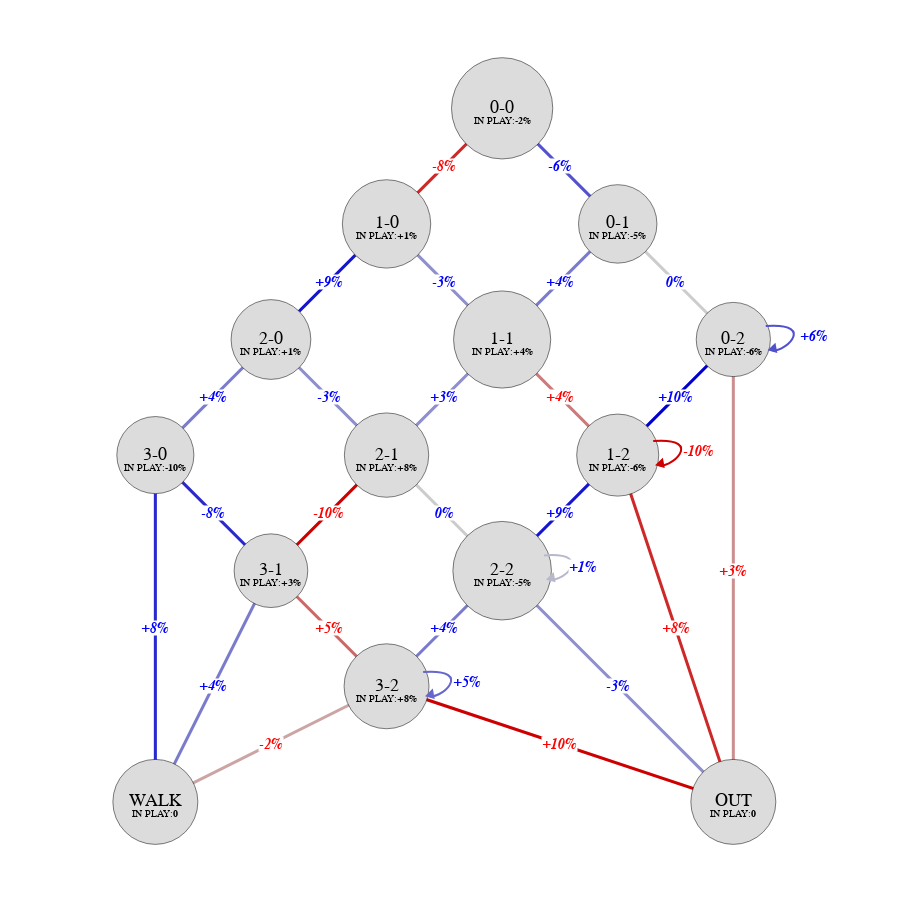

Notebook code cell kept with this figure:
### Code cell
# Add loops to graph with arrow caps
loops = []
arrows = []
two_strike_index = [5,8,12,13]
for i in range(4):
    node_size = node_trace['marker']['size'][two_strike_index[i]]/10
    loop = dict(
        start_pt = [pos[f'[{i},2]'][0]+node_size+1, pos[f'[{i},2]'][1]+node_size+10],
        end_pt = [pos[f'[{i},2]'][0]+node_size+2, pos[f'[{i},2]'][1]+node_size-20],
        control_pt1 = [pos[f'[{i},2]'][0]+node_size+15, pos[f'[{i},2]'][1]+node_size+15],
        control_pt2 = [pos[f'[{i},2]'][0]+node_size+5, pos[f'[{i},2]'][1]+node_size-30]
    )
    loops.append(loop)
    
    arrow = dict(
        type="path",
        path=f"M {loop['end_pt'][0]-0.5},{loop['end_pt'][1]-1.5} L {loop['end_pt'][0]+1.5},{loop['end_pt'][1]+8.5} L {loop['end_pt'][0]+2},{loop['end_pt'][1]-5} Z",
        fillcolor=loop_edge_colors[i],
        line=dict(color=loop_edge_colors[i]),
        line_width=0
    )
    arrows.append(arrow)
    
    arrow = dict(
    type="path",
    path=f"M {loop['end_pt'][0]-0.5},{loop['end_pt'][1]-1.5} L {loop['end_pt'][0]+1.5},{loop['end_pt'][1]+8.5} L {loop['end_pt'][0]+2},{loop['end_pt'][1]-5} Z",
    fillcolor="rgba(0,0,0,0.2)",
    line=dict(color="rgba(0,0,0,0.2)"),
    line_width=0
    )
    arrows.append(arrow)
    
shapes = []
for i,loop in enumerate(loops):
    shapes.append(
        dict(
            type="path",
            path=f"M {loop['start_pt'][0]},{loop['start_pt'][1]} C {loop['control_pt1'][0]},{loop['control_pt1'][1]} {loop['control_pt2'][0]},{loop['control_pt2'][1]} {loop['end_pt'][0]},{loop['end_pt'][1]}",
            line_color=loop_edge_colors[i],
        )
    )
    shapes.append(
        dict(
            type="path",
            path=f"M {loop['start_pt'][0]},{loop['start_pt'][1]} C {loop['control_pt1'][0]},{loop['control_pt1'][1]} {loop['control_pt2'][0]},{loop['control_pt2'][1]} {loop['end_pt'][0]},{loop['end_pt'][1]}",
            line_color="rgba(0,0,0,0.2)"
        )
    )

shapes.extend(arrows)
fig.update_layout(shapes=shapes)

### Figure 1 — Plotly figure (JSON) as saved in the notebook; plotly's stock layout.template omitted (floating-point values rounded to 4 significant figures)
{"data": [{"hoverinfo": "none", "line": {"color": "rgba(255,51,51,1)", "width": 3}, "mode": "lines", "type": "scatter", "x": [150, 120, null], "y": [900, 750, null]}, {"hoverinfo": "none", "line": {"color": "rgba(102,102,255,1)", "width": 3}, "mode": "lines", "type": "scatter", "x": [150, 180, null], "y": [900, 750, null]}, {"hoverinfo": "none", "line": {"color": "rgba(26,26,255,1)", "width": 3}, "mode": "lines", "type": "scatter", "x": [120, 90, null], "y": [750, 600, null]}, {"hoverinfo": "none", "line": {"color": "rgba(179,179,255,1)", "width": 3}, "mode": "lines", "type": "scatter", "x": [120, 150, null], "y": [750, 600, null]}, {"hoverinfo": "none", "line": {"color": "rgba(154,154,255,1)", "width": 3}, "mode": "lines", "type": "scatter", "x": [180, 150, null], "y": [750, 600, null]}, {"hoverinfo": "none", "line": {"color": "rgba(255,255,255,1)", "width": 3}, "mode": "lines", "type": "scatter", "x": [180, 210, null], "y": [750, 600, null]}, {"hoverinfo": "none", "line": {"color": "rgba(154,154,255,1)", "width": 3}, "mode": "lines", "type": "scatter", "x": [90, 60, null], "y": [600, 450, null]}, {"hoverinfo": "none", "line": {"color": "rgba(179,179,255,1)", "width": 3}, "mode": "lines", "type": "scatter", "x": [90, 120, null], "y": [600, 450, null]}, {"hoverinfo": "none", "line": {"color": "rgba(179,179,255,1)", "width": 3}, "mode": "lines", "type": "scatter", "x": [150, 120, null], "y": [600, 450, null]}, {"hoverinfo": "none", "line": {"color": "rgba(255,154,154,1)", "width": 3}, "mode": "lines", "type": "scatter", "x": [150, 180, null], "y": [600, 450, null]}, {"hoverinfo": "none", "line": {"color": "rgba(102,102,255,1)", "width": 3}, "mode": "lines", "type": "scatter", "x": [210, 210, null], "y": [600, 600, null]}, {"hoverinfo": "none", "line": {"color": "rgba(0,0,255,1)", "width": 3}, "mode": "lines", "type": "scatter", "x": [210, 180, null], "y": [600, 450, null]}, {"hoverinfo": "none", "line": {"color": "rgba(255,179,179,1)", "width": 3}, "mode": "lines", "type": "scatter", "x": [210, 210, null], "y": [600, 0, null]}, {"hoverinfo": "none", "line": {"color": "rgba(51,51,255,1)", "width": 3}, "mode": "lines", "type": "scatter", "x": [60, 90, null], "y": [450, 300, null]}, {"hoverinfo": "none", "line": {"color": "rgba(51,51,255,1)", "width": 3}, "mode": "lines", "type": "scatter", "x": [60, 60, null], "y": [450, 0, null]}, {"hoverinfo": "none", "line": {"color": "rgba(255,0,0,1)", "width": 3}, "mode": "lines", "type": "scatter", "x": [120, 90, null], "y": [450, 300, null]}, {"hoverinfo": "none", "line": {"color": "rgba(255,255,255,1)", "width": 3}, "mode": "lines", "type": "scatter", "x": [120, 150, null], "y": [450, 300, null]}, {"hoverinfo": "none", "line": {"color": "rgba(255,0,0,1)", "width": 3}, "mode": "lines", "type": "scatter", "x": [180, 180, null], "y": [450, 450, null]}, {"hoverinfo": "none", "line": {"color": "rgba(26,26,255,1)", "width": 3}, "mode": "lines", "type": "scatter", "x": [180, 150, null], "y": [450, 300, null]}, {"hoverinfo": "none", "line": {"color": "rgba(255,51,51,1)", "width": 3}, "mode": "lines", "type": "scatter", "x": [180, 210, null], "y": [450, 0, null]}, {"hoverinfo": "none", "line": {"color": "rgba(255,128,128,1)", "width": 3}, "mode": "lines", "type": "scatter", "x": [90, 120, null], "y": [300, 150, null]}, {"hoverinfo": "none", "line": {"color": "rgba(154,154,255,1)", "width": 3}, "mode": "lines", "type": "scatter", "x": [90, 60, null], "y": [300, 0, null]}, {"hoverinfo": "none", "line": {"color": "rgba(230,230,255,1)", "width": 3}, "mode": "lines", "type": "scatter", "x": [150, 150, null], "y": [300, 300, null]}, {"hoverinfo": "none", "line": {"color": "rgba(154,154,255,1)", "width": 3}, "mode": "lines", "type": "scatter", "x": [150, 120, null], "y": [300, 150, null]}, {"hoverinfo": "none", "line": {"color": "rgba(179,179,255,1)", "width": 3}, "mode": "lines", "type": "scatter", "x": [150, 210, null], "y": [300, 0, null]}, {"hoverinfo": "none", "line": {"color": "rgba(128,128,255,1)", "width": 3}, "mode": "lines", "type": "scatter", "x": [120, 120, null], "y": [150, 150, null]}, {"hoverinfo": "none", "line": {"color": "rgba(255,0,0,1)", "width": 3}, "mode": "lines", "type": "scatter", "x": [120, 210, null], "y": [150, 0, null]}, {"hoverinfo": "none", "line": {"color": "rgba(255,205,205,1)", "width": 3}, "mode": "lines", "type": "scatter", "x": [120, 60, null], "y": [150, 0, null]}, {"hoverinfo": "none", "line": {"color": "rgba(0, 0, 0, 0.2)", "width": 3}, "mode": "lines", "type": "scatter", "x": [150, 120, null], "y": [900, 750, null]}, {"hoverinfo": "none", "line": {"color": "rgba(0, 0, 0, 0.2)", "width": 3}, "mode": "lines", "type": "scatter", "x": [150, 180, null], "y": [900, 750, null]}, {"hoverinfo": "none", "line": {"color": "rgba(0, 0, 0, 0.2)", "width": 3}, "mode": "lines", "type": "scatter", "x": [120, 90, null], "y": [750, 600, null]}, {"hoverinfo": "none", "line": {"color": "rgba(0, 0, 0, 0.2)", "width": 3}, "mode": "lines", "type": "scatter", "x": [120, 150, null], "y": [750, 600, null]}, {"hoverinfo": "none", "line": {"color": "rgba(0, 0, 0, 0.2)", "width": 3}, "mode": "lines", "type": "scatter", "x": [180, 150, null], "y": [750, 600, null]}, {"hoverinfo": "none", "line": {"color": "rgba(0, 0, 0, 0.2)", "width": 3}, "mode": "lines", "type": "scatter", "x": [180, 210, null], "y": [750, 600, null]}, {"hoverinfo": "none", "line": {"color": "rgba(0, 0, 0, 0.2)", "width": 3}, "mode": "lines", "type": "scatter", "x": [90, 60, null], "y": [600, 450, null]}, {"hoverinfo": "none", "line": {"color": "rgba(0, 0, 0, 0.2)", "width": 3}, "mode": "lines", "type": "scatter", "x": [90, 120, null], "y": [600, 450, null]}, {"hoverinfo": "none", "line": {"color": "rgba(0, 0, 0, 0.2)", "width": 3}, "mode": "lines", "type": "scatter", "x": [150, 120, null], "y": [600, 450, null]}, {"hoverinfo": "none", "line": {"color": "rgba(0, 0, 0, 0.2)", "width": 3}, "mode": "lines", "type": "scatter", "x": [150, 180, null], "y": [600, 450, null]}, {"hoverinfo": "none", "line": {"color": "rgba(0, 0, 0, 0.2)", "width": 3}, "mode": "lines", "type": "scatter", "x": [210, 210, null], "y": [600, 600, null]}, {"hoverinfo": "none", "line": {"color": "rgba(0, 0, 0, 0.2)", "width": 3}, "mode": "lines", "type": "scatter", "x": [210, 180, null], "y": [600, 450, null]}, {"hoverinfo": "none", "line": {"color": "rgba(0, 0, 0, 0.2)", "width": 3}, "mode": "lines", "type": "scatter", "x": [210, 210, null], "y": [600, 0, null]}, {"hoverinfo": "none", "line": {"color": "rgba(0, 0, 0, 0.2)", "width": 3}, "mode": "lines", "type": "scatter", "x": [60, 90, null], "y": [450, 300, null]}, {"hoverinfo": "none", "line": {"color": "rgba(0, 0, 0, 0.2)", "width": 3}, "mode": "lines", "type": "scatter", "x": [60, 60, null], "y": [450, 0, null]}, {"hoverinfo": "none", "line": {"color": "rgba(0, 0, 0, 0.2)", "width": 3}, "mode": "lines", "type": "scatter", "x": [120, 90, null], "y": [450, 300, null]}, {"hoverinfo": "none", "line": {"color": "rgba(0, 0, 0, 0.2)", "width": 3}, "mode": "lines", "type": "scatter", "x": [120, 150, null], "y": [450, 300, null]}, {"hoverinfo": "none", "line": {"color": "rgba(0, 0, 0, 0.2)", "width": 3}, "mode": "lines", "type": "scatter", "x": [180, 180, null], "y": [450, 450, null]}, {"hoverinfo": "none", "line": {"color": "rgba(0, 0, 0, 0.2)", "width": 3}, "mode": "lines", "type": "scatter", "x": [180, 150, null], "y": [450, 300, null]}, {"hoverinfo": "none", "line": {"color": "rgba(0, 0, 0, 0.2)", "width": 3}, "mode": "lines", "type": "scatter", "x": [180, 210, null], "y": [450, 0, null]}, {"hoverinfo": "none", "line": {"color": "rgba(0, 0, 0, 0.2)", "width": 3}, "mode": "lines", "type": "scatter", "x": [90, 120, null], "y": [300, 150, null]}, {"hoverinfo": "none", "line": {"color": "rgba(0, 0, 0, 0.2)", "width": 3}, "mode": "lines", "type": "scatter", "x": [90, 60, null], "y": [300, 0, null]}, {"hoverinfo": "none", "line": {"color": "rgba(0, 0, 0, 0.2)", "width": 3}, "mode": "lines", "type": "scatter", "x": [150, 150, null], "y": [300, 300, null]}, {"hoverinfo": "none", "line": {"color": "rgba(0, 0, 0, 0.2)", "width": 3}, "mode": "lines", "type": "scatter", "x": [150, 120, null], "y": [300, 150, null]}, {"hoverinfo": "none", "line": {"color": "rgba(0, 0, 0, 0.2)", "width": 3}, "mode": "lines", "type": "scatter", "x": [150, 210, null], "y": [300, 0, null]}, {"hoverinfo": "none", "line": {"color": "rgba(0, 0, 0, 0.2)", "width": 3}, "mode": "lines", "type": "scatter", "x": [120, 120, null], "y": [150, 150, null]}, {"hoverinfo": "none", "line": {"color": "rgba(0, 0, 0, 0.2)", "width": 3}, "mode": "lines", "type": "scatter", "x": [120, 210, null], "y": [150, 0, null]}, {"hoverinfo": "none", "line": {"color": "rgba(0, 0, 0, 0.2)", "width": 3}, "mode": "lines", "type": "scatter", "x": [120, 60, null], "y": [150, 0, null]}, {"hoverinfo": "none", "marker": {"color": ["rgb(220,220,220,1)", "rgb(220,220,220,1)", "rgb(220,220,220,1)", "rgb(220,220,220,1)", "rgb(220,220,220,1)", "rgb(220,220,220,1)", "rgb(220,220,220,1)", "rgb(220,220,220,1)", "rgb(220,220,220,1)", "rgb(220,220,220,1)", "rgb(220,220,220,1)", "rgb(220,220,220,1)", "rgb(220,220,220,1)", "rgb(220,220,220,1)"], "line": {"color": "black", "width": 0.5}, "opacity": 1, "showscale": false, "size": [101.3, 88.37, 78.46, 79.76, 97.17, 74.22, 77.1, 84.35, 82.06, 85, 73.68, 85, 98.56, 84.96], "symbol": "circle"}, "mode": "markers+text", "text": ["0-0", "1-0", "0-1", "2-0", "1-1", "0-2", "3-0", "2-1", "1-2", "OUT", "3-1", "WALK", "2-2", "3-2"], "textfont": {"color": "black", "family": "Arial", "size": 18}, "textposition": "middle center", "type": "scatter", "x": [150, 120, 180, 90, 150, 210, 60, 120, 180, 210, 90, 60, 150, 120], "y": [900, 750, 750, 600, 600, 600, 450, 450, 450, 0, 300, 0, 300, 150]}, {"hoverinfo": "none", "mode": "text", "text": ["<br></br>IN PLAY:<b>-2%</b>", "<br></br>IN PLAY:<b>+1%</b>", "<br></br>IN PLAY:<b>-5%</b>", "<br></br>IN PLAY:<b>+1%</b>", "<br></br>IN PLAY:<b>+4%</b>", "<br></br>IN PLAY:<b>-6%</b>", "<br></br>IN PLAY:<b>-10%</b>", "<br></br>IN PLAY:<b>+8%</b>", "<br></br>IN PLAY:<b>-6%</b>", "<br></br>IN PLAY:<b>0</b>", "<br></br>IN PLAY:<b>+3%</b>", "<br></br>IN PLAY:<b>0</b>", "<br></br>IN PLAY:<b>-5%</b>", "<br></br>IN PLAY:<b>+8%</b>"], "textfont": {"color": "black", "family": "Arial", "size": 10}, "textposition": "middle center", "type": "scatter", "x": [150, 120, 180, 90, 150, 210, 60, 120, 180, 210, 90, 60, 150, 120], "y": [900, 750, 750, 600, 600, 600, 450, 450, 450, 0, 300, 0, 300, 150]}], "layout": {"annotations": [{"bgcolor": "white", "borderpad": 0, "font": {"color": "red", "family": "Arial", "size": 14}, "showarrow": false, "text": "<b><i>-8%</b></i>", "x": 135, "xref": "x", "y": 825, "yref": "y"}, {"bgcolor": "white", "borderpad": 0, "font": {"color": "blue", "family": "Arial", "size": 14}, "showarrow": false, "text": "<b><i>-6%</b></i>", "x": 165, "xref": "x", "y": 825, "yref": "y"}, {"bgcolor": "white", "borderpad": 0, "font": {"color": "blue", "family": "Arial", "size": 14}, "showarrow": false, "text": "<b><i>+9%</b></i>", "x": 105, "xref": "x", "y": 675, "yref": "y"}, {"bgcolor": "white", "borderpad": 0, "font": {"color": "blue", "family": "Arial", "size": 14}, "showarrow": false, "text": "<b><i>-3%</b></i>", "x": 135, "xref": "x", "y": 675, "yref": "y"}, {"bgcolor": "white", "borderpad": 0, "font": {"color": "blue", "family": "Arial", "size": 14}, "showarrow": false, "text": "<b><i>+4%</b></i>", "x": 165, "xref": "x", "y": 675, "yref": "y"}, {"bgcolor": "white", "borderpad": 0, "font": {"color": "blue", "family": "Arial", "size": 14}, "showarrow": false, "text": "<b><i>0%</b></i>", "x": 195, "xref": "x", "y": 675, "yref": "y"}, {"bgcolor": "white", "borderpad": 0, "font": {"color": "blue", "family": "Arial", "size": 14}, "showarrow": false, "text": "<b><i>+4%</b></i>", "x": 75, "xref": "x", "y": 525, "yref": "y"}, {"bgcolor": "white", "borderpad": 0, "font": {"color": "blue", "family": "Arial", "size": 14}, "showarrow": false, "text": "<b><i>-3%</b></i>", "x": 105, "xref": "x", "y": 525, "yref": "y"}, {"bgcolor": "white", "borderpad": 0, "font": {"color": "blue", "family": "Arial", "size": 14}, "showarrow": false, "text": "<b><i>+3%</b></i>", "x": 135, "xref": "x", "y": 525, "yref": "y"}, {"bgcolor": "white", "borderpad": 0, "font": {"color": "red", "family": "Arial", "size": 14}, "showarrow": false, "text": "<b><i>+4%</b></i>", "x": 165, "xref": "x", "y": 525, "yref": "y"}, {"bgcolor": "white", "borderpad": 0, "font": {"color": "blue", "family": "Arial", "size": 14}, "showarrow": false, "text": "<b><i>+6%</b></i>", "x": 231, "xref": "x", "y": 605, "yref": "y"}, {"bgcolor": "white", "borderpad": 0, "font": {"color": "blue", "family": "Arial", "size": 14}, "showarrow": false, "text": "<b><i>+10%</b></i>", "x": 195, "xref": "x", "y": 525, "yref": "y"}, {"bgcolor": "white", "borderpad": 0, "font": {"color": "red", "family": "Arial", "size": 14}, "showarrow": false, "text": "<b><i>+3%</b></i>", "x": 210, "xref": "x", "y": 300, "yref": "y"}, {"bgcolor": "white", "borderpad": 0, "font": {"color": "blue", "family": "Arial", "size": 14}, "showarrow": false, "text": "<b><i>-8%</b></i>", "x": 75, "xref": "x", "y": 375, "yref": "y"}, {"bgcolor": "white", "borderpad": 0, "font": {"color": "blue", "family": "Arial", "size": 14}, "showarrow": false, "text": "<b><i>+8%</b></i>", "x": 60, "xref": "x", "y": 225, "yref": "y"}, {"bgcolor": "white", "borderpad": 0, "font": {"color": "red", "family": "Arial", "size": 14}, "showarrow": false, "text": "<b><i>-10%</b></i>", "x": 105, "xref": "x", "y": 375, "yref": "y"}, {"bgcolor": "white", "borderpad": 0, "font": {"color": "blue", "family": "Arial", "size": 14}, "showarrow": false, "text": "<b><i>0%</b></i>", "x": 135, "xref": "x", "y": 375, "yref": "y"}, {"bgcolor": "white", "borderpad": 0, "font": {"color": "red", "family": "Arial", "size": 14}, "showarrow": false, "text": "<b><i>-10%</b></i>", "x": 201, "xref": "x", "y": 455, "yref": "y"}, {"bgcolor": "white", "borderpad": 0, "font": {"color": "blue", "family": "Arial", "size": 14}, "showarrow": false, "text": "<b><i>+9%</b></i>", "x": 165, "xref": "x", "y": 375, "yref": "y"}, {"bgcolor": "white", "borderpad": 0, "font": {"color": "red", "family": "Arial", "size": 14}, "showarrow": false, "text": "<b><i>+8%</b></i>", "x": 195, "xref": "x", "y": 225, "yref": "y"}, {"bgcolor": "white", "borderpad": 0, "font": {"color": "red", "family": "Arial", "size": 14}, "showarrow": false, "text": "<b><i>+5%</b></i>", "x": 105, "xref": "x", "y": 225, "yref": "y"}, {"bgcolor": "white", "borderpad": 0, "font": {"color": "blue", "family": "Arial", "size": 14}, "showarrow": false, "text": "<b><i>+4%</b></i>", "x": 75, "xref": "x", "y": 150, "yref": "y"}, {"bgcolor": "white", "borderpad": 0, "font": {"color": "blue", "family": "Arial", "size": 14}, "showarrow": false, "text": "<b><i>+1%</b></i>", "x": 171, "xref": "x", "y": 305, "yref": "y"}, {"bgcolor": "white", "borderpad": 0, "font": {"color": "blue", "family": "Arial", "size": 14}, "showarrow": false, "text": "<b><i>+4%</b></i>", "x": 135, "xref": "x", "y": 225, "yref": "y"}, {"bgcolor": "white", "borderpad": 0, "font": {"color": "blue", "family": "Arial", "size": 14}, "showarrow": false, "text": "<b><i>-3%</b></i>", "x": 180, "xref": "x", "y": 150, "yref": "y"}, {"bgcolor": "white", "borderpad": 0, "font": {"color": "blue", "family": "Arial", "size": 14}, "showarrow": false, "text": "<b><i>+5%</b></i>", "x": 141, "xref": "x", "y": 155, "yref": "y"}, {"bgcolor": "white", "borderpad": 0, "font": {"color": "red", "family": "Arial", "size": 14}, "showarrow": false, "text": "<b><i>+10%</b></i>", "x": 165, "xref": "x", "y": 75, "yref": "y"}, {"bgcolor": "white", "borderpad": 0, "font": {"color": "red", "family": "Arial", "size": 14}, "showarrow": false, "text": "<b><i>-2%</b></i>", "x": 90, "xref": "x", "y": 75, "yref": "y"}], "height": 900, "hovermode": "closest", "margin": {"b": 0, "l": 0, "pad": 0, "r": 0, "t": 0}, "paper_bgcolor": "rgba(0,0,0,0)", "plot_bgcolor": "rgba(0,0,0,0)", "shapes": [{"line": {"color": "rgba(102,102,255,1)"}, "path": "M 218.4220176436085,617.4220176436085 C 232.4220176436085,622.4220176436085 222.4220176436085,577.4220176436085 219.4220176436085,587.4220176436085", "type": "path"}, {"line": {"color": "rgba(0,0,0,0.2)"}, "path": "M 218.4220176436085,617.4220176436085 C 232.4220176436085,622.4220176436085 222.4220176436085,577.4220176436085 219.4220176436085,587.4220176436085", "type": "path"}, {"line": {"color": "rgba(255,0,0,1)"}, "path": "M 189.20617230493232,468.2061723049323 C 203.20617230493232,473.2061723049323 193.20617230493232,428.2061723049323 190.20617230493232,438.2061723049323", "type": "path"}, {"line": {"color": "rgba(0,0,0,0.2)"}, "path": "M 189.20617230493232,468.2061723049323 C 203.20617230493232,473.2061723049323 193.20617230493232,428.2061723049323 190.20617230493232,438.2061723049323", "type": "path"}, {"line": {"color": "rgba(230,230,255,1)"}, "path": "M 160.85577707332675,319.85577707332675 C 174.85577707332675,324.85577707332675 164.85577707332675,279.85577707332675 161.85577707332675,289.85577707332675", "type": "path"}, {"line": {"color": "rgba(0,0,0,0.2)"}, "path": "M 160.85577707332675,319.85577707332675 C 174.85577707332675,324.85577707332675 164.85577707332675,279.85577707332675 161.85577707332675,289.85577707332675", "type": "path"}, {"line": {"color": "rgba(128,128,255,1)"}, "path": "M 129.49572556150017,168.49572556150017 C 143.49572556150017,173.49572556150017 133.49572556150017,128.49572556150017 130.49572556150017,138.49572556150017", "type": "path"}, {"line": {"color": "rgba(0,0,0,0.2)"}, "path": "M 129.49572556150017,168.49572556150017 C 143.49572556150017,173.49572556150017 133.49572556150017,128.49572556150017 130.49572556150017,138.49572556150017", "type": "path"}, {"fillcolor": "rgba(102,102,255,1)", "line": {"color": "rgba(102,102,255,1)", "width": 0}, "path": "M 218.9220176436085,585.9220176436085 L 220.9220176436085,595.9220176436085 L 221.4220176436085,582.4220176436085 Z", "type": "path"}, {"fillcolor": "rgba(0,0,0,0.2)", "line": {"color": "rgba(0,0,0,0.2)", "width": 0}, "path": "M 218.9220176436085,585.9220176436085 L 220.9220176436085,595.9220176436085 L 221.4220176436085,582.4220176436085 Z", "type": "path"}, {"fillcolor": "rgba(255,0,0,1)", "line": {"color": "rgba(255,0,0,1)", "width": 0}, "path": "M 189.70617230493232,436.7061723049323 L 191.70617230493232,446.7061723049323 L 192.20617230493232,433.2061723049323 Z", "type": "path"}, {"fillcolor": "rgba(0,0,0,0.2)", "line": {"color": "rgba(0,0,0,0.2)", "width": 0}, "path": "M 189.70617230493232,436.7061723049323 L 191.70617230493232,446.7061723049323 L 192.20617230493232,433.2061723049323 Z", "type": "path"}, {"fillcolor": "rgba(230,230,255,1)", "line": {"color": "rgba(230,230,255,1)", "width": 0}, "path": "M 161.35577707332675,288.35577707332675 L 163.35577707332675,298.35577707332675 L 163.85577707332675,284.85577707332675 Z", "type": "path"}, {"fillcolor": "rgba(0,0,0,0.2)", "line": {"color": "rgba(0,0,0,0.2)", "width": 0}, "path": "M 161.35577707332675,288.35577707332675 L 163.35577707332675,298.35577707332675 L 163.85577707332675,284.85577707332675 Z", "type": "path"}, {"fillcolor": "rgba(128,128,255,1)", "line": {"color": "rgba(128,128,255,1)", "width": 0}, "path": "M 129.99572556150017,136.99572556150017 L 131.99572556150017,146.99572556150017 L 132.49572556150017,133.49572556150017 Z", "type": "path"}, {"fillcolor": "rgba(0,0,0,0.2)", "line": {"color": "rgba(0,0,0,0.2)", "width": 0}, "path": "M 129.99572556150017,136.99572556150017 L 131.99572556150017,146.99572556150017 L 132.49572556150017,133.49572556150017 Z", "type": "path"}], "showlegend": false, "title": {"font": {"size": 16}}, "width": 900, "xaxis": {"fixedrange": true, "scaleanchor": "y", "scaleratio": 5, "showgrid": false, "showticklabels": false, "zeroline": false}, "yaxis": {"fixedrange": true, "scaleanchor": "x", "scaleratio": 1, "showgrid": false, "showticklabels": false, "zeroline": false}}}
